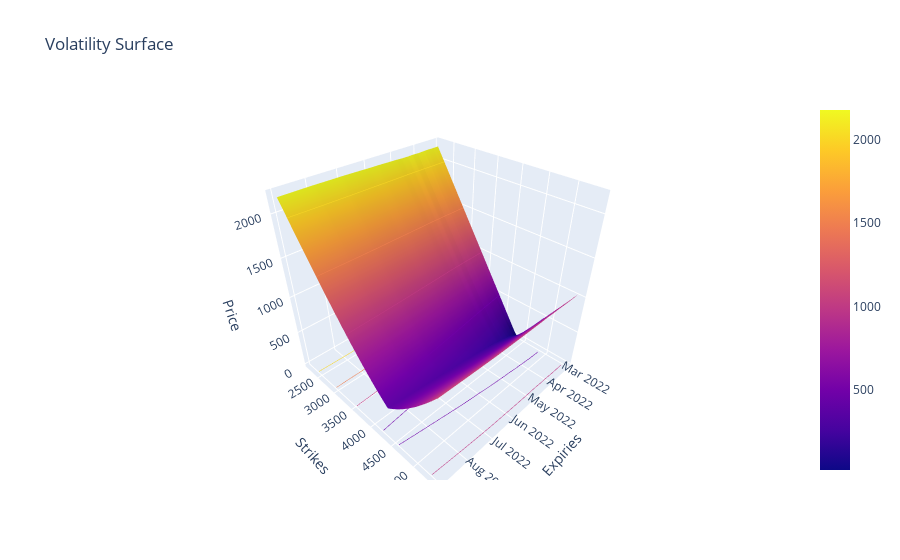
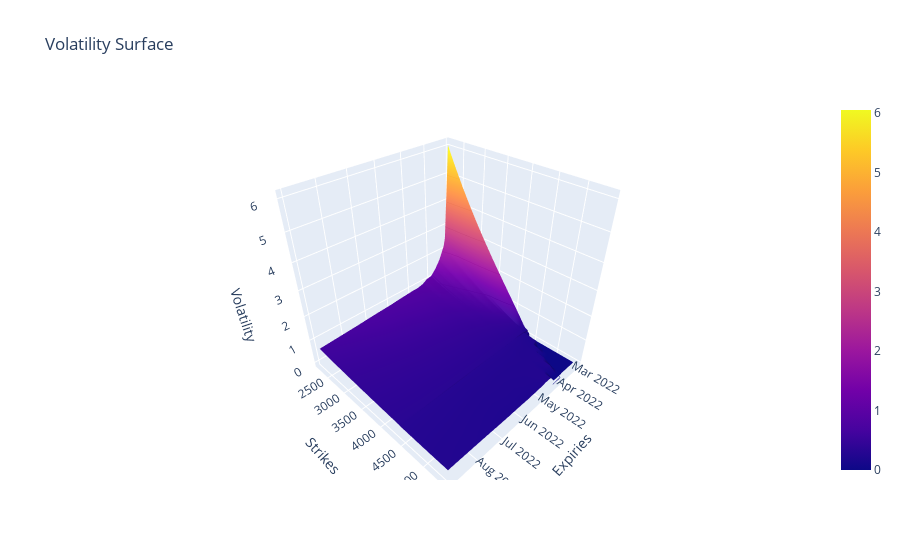

Notebook code cell kept with these figures, in order:
### Code cell
fig = plot_volatility_surface(
	time=time,
	volatility_surface=spx_vs,
	quantity_method="model_price",
	model=model,
	plot_parameters={"moneyness": False, "time_to_expiry": False, "log_moneyness": False, "mid_price": True},
	out_the_money=False,
)
fig.show()


fig = plot_volatility_surface(
	time=time,
	volatility_surface=spx_vs,
	quantity_method="model_pricing_implied_volatility",
	pricing_model=PricingModel(),
	model=model,
	plot_parameters={"moneyness": False, "time_to_expiry": False, "log_moneyness": False, "mid_price": True},
	out_the_money=False,
)
fig.show()

### Figure 1 — Plotly figure (JSON) as saved in the notebook; plotly's stock layout.template omitted (floating-point values rounded to 4 significant figures; data arrays with more than 128 entries replaced by an {"elided": "..."} marker saying what was removed)
{"data": [{"contours": {"z": {"highlightcolor": "limegreen", "project": {"z": true}, "show": true, "usecolormap": true}}, "type": "surface", "x": ["2022-03-04", "2022-03-09", "2022-03-11", "2022-03-18", "2022-03-23", "2022-03-25", "2022-03-30", "2022-03-31", "2022-04-01", "2022-04-08", "2022-04-14", "2022-04-22", "2022-04-29", "2022-05-20", "2022-05-31", "2022-06-17", "2022-06-30", "2022-07-15", "2022-07-29", "2022-08-31"], "y": [2200, 2400, 2600, 2800, 3000, 3200, 3400, 3500, 3600, 3700, 3800, 3850, 3900, 3950, 3975, 4000, 4025, 4040, 4050, 4060, 4070, 4075, 4080, 4090, 4100, 4110, 4120, 4125, 4130, 4140, 4150, 4160, 4170, 4175, 4180, 4190, 4200, 4210, 4220, 4225, 4230, 4240, 4250, 4260, 4270, 4275, 4280, 4290, 4300, 4310, 4320, 4325, 4330, 4340, 4350, 4360, 4370, 4375, 4380, 4390, 4400, 4410, 4420, 4425, 4430, 4440, 4450, 4460, 4470, 4475, 4480, 4490, 4500, 4510, 4525, 4550, 4600, 4650, 4700, 4800, 5000, 5200, 5400], "z": {"elided": "83x20 float values"}}], "layout": {"scene": {"aspectmode": "cube", "xaxis": {"title": {"text": "Expiries"}}, "yaxis": {"title": {"text": "Strikes"}}, "zaxis": {"title": {"text": "Price"}}}, "title": {"text": "Volatility Surface"}}}

### Figure 2 — Plotly figure (JSON) as saved in the notebook; plotly's stock layout.template omitted (floating-point values rounded to 4 significant figures; data arrays with more than 128 entries replaced by an {"elided": "..."} marker saying what was removed)
{"data": [{"contours": {"z": {"highlightcolor": "limegreen", "project": {"z": true}, "show": true, "usecolormap": true}}, "type": "surface", "x": ["2022-03-04", "2022-03-09", "2022-03-11", "2022-03-18", "2022-03-23", "2022-03-25", "2022-03-30", "2022-03-31", "2022-04-01", "2022-04-08", "2022-04-14", "2022-04-22", "2022-04-29", "2022-05-20", "2022-05-31", "2022-06-17", "2022-06-30", "2022-07-15", "2022-07-29", "2022-08-31"], "y": [2200, 2400, 2600, 2800, 3000, 3200, 3400, 3500, 3600, 3700, 3800, 3850, 3900, 3950, 3975, 4000, 4025, 4040, 4050, 4060, 4070, 4075, 4080, 4090, 4100, 4110, 4120, 4125, 4130, 4140, 4150, 4160, 4170, 4175, 4180, 4190, 4200, 4210, 4220, 4225, 4230, 4240, 4250, 4260, 4270, 4275, 4280, 4290, 4300, 4310, 4320, 4325, 4330, 4340, 4350, 4360, 4370, 4375, 4380, 4390, 4400, 4410, 4420, 4425, 4430, 4440, 4450, 4460, 4470, 4475, 4480, 4490, 4500, 4510, 4525, 4550, 4600, 4650, 4700, 4800, 5000, 5200, 5400], "z": {"elided": "83x20 float values"}}], "layout": {"scene": {"aspectmode": "cube", "xaxis": {"title": {"text": "Expiries"}}, "yaxis": {"title": {"text": "Strikes"}}, "zaxis": {"title": {"text": "Volatility"}}}, "title": {"text": "Volatility Surface"}}}
